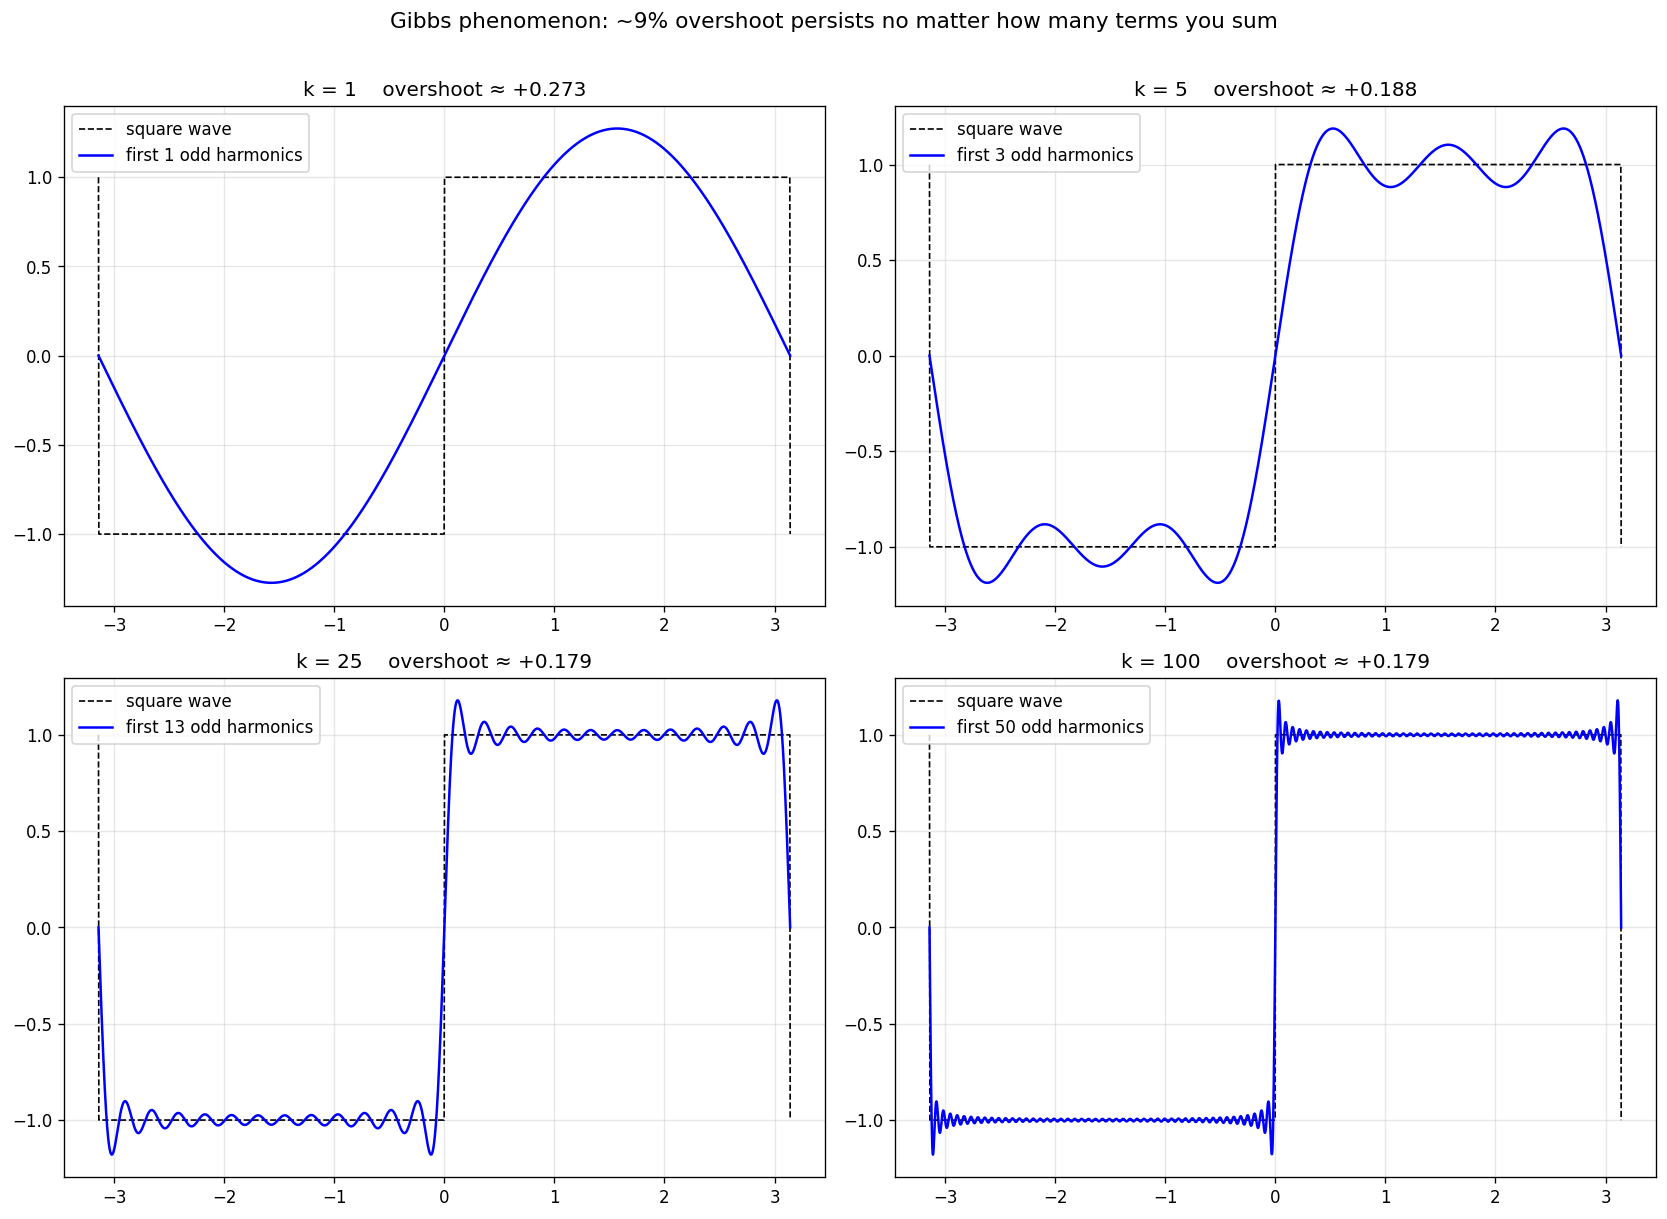

The script that drew this image:
"""Square wave as Fourier series — Gibbs phenomenon (1899).

A square wave is the sum  sin(x) + sin(3x)/3 + sin(5x)/5 + ... — only odd
harmonics. No matter how many terms you add, an overshoot of ~9% remains
near the discontinuities (Gibbs, 1899). This is why MP3 needs anti-aliasing
filters and why CNN edge-detection kernels can ring.
"""
import math
from pathlib import Path

import matplotlib.pyplot as plt
import torch

x = torch.linspace(-math.pi, math.pi, 2000)
target = torch.sign(torch.sin(x))

ks = [1, 5, 25, 100]
fig, axes = plt.subplots(2, 2, figsize=(14, 10))
for ax, k in zip(axes.flat, ks):
    n = torch.arange(1, k + 1, dtype=torch.float)
    odd = n[n % 2 == 1]
    approx = torch.zeros_like(x)
    for m in odd:
        approx = approx + torch.sin(m * x) / m
    approx = approx * 4 / math.pi
    overshoot = (approx.max() - 1).item()
    ax.plot(x, target, "k--", lw=1, label="square wave")
    ax.plot(x, approx, "b-", lw=1.5, label=f"first {len(odd)} odd harmonics")
    ax.set_title(f"k = {k}    overshoot ≈ {overshoot:+.3f}")
    ax.legend()
    ax.grid(alpha=0.3)

plt.suptitle(
    "Gibbs phenomenon: ~9% overshoot persists no matter how many terms you sum",
    y=1.01,
    fontsize=13,
)
plt.tight_layout()
out = Path(__file__).with_suffix(".png")
plt.savefig(out, dpi=120, bbox_inches="tight")
print(f"Saved: {out}")
